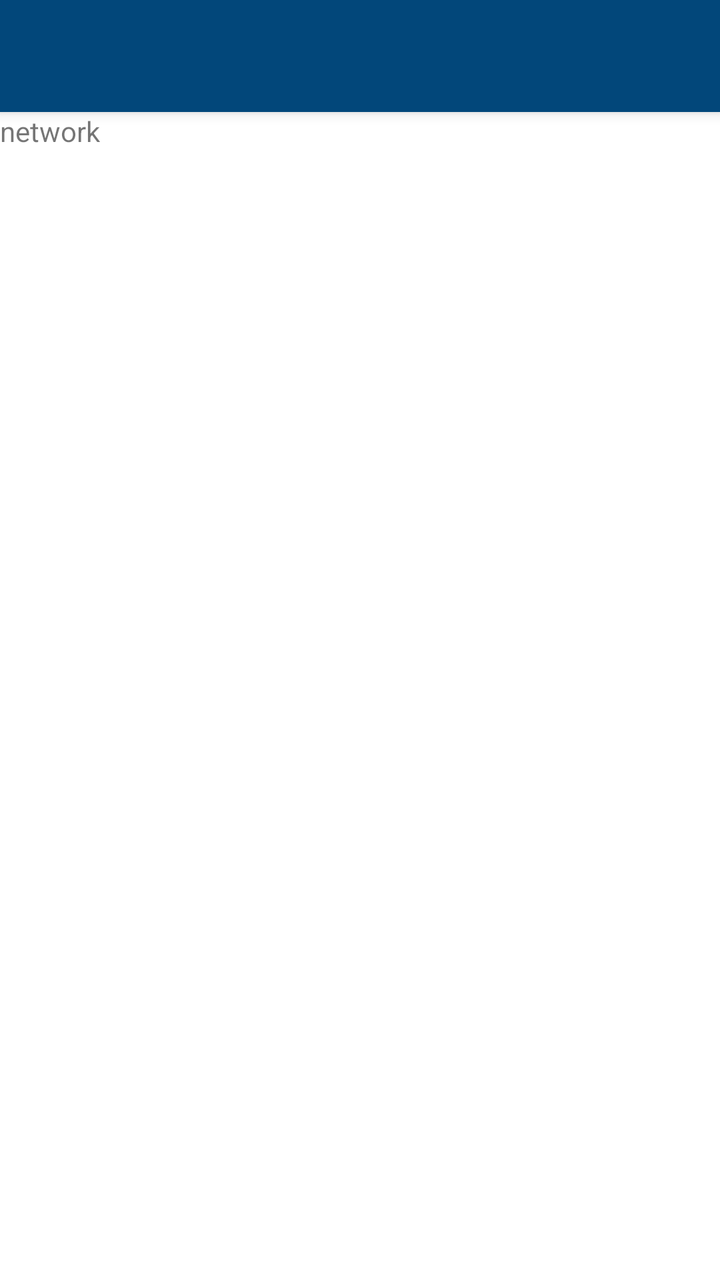
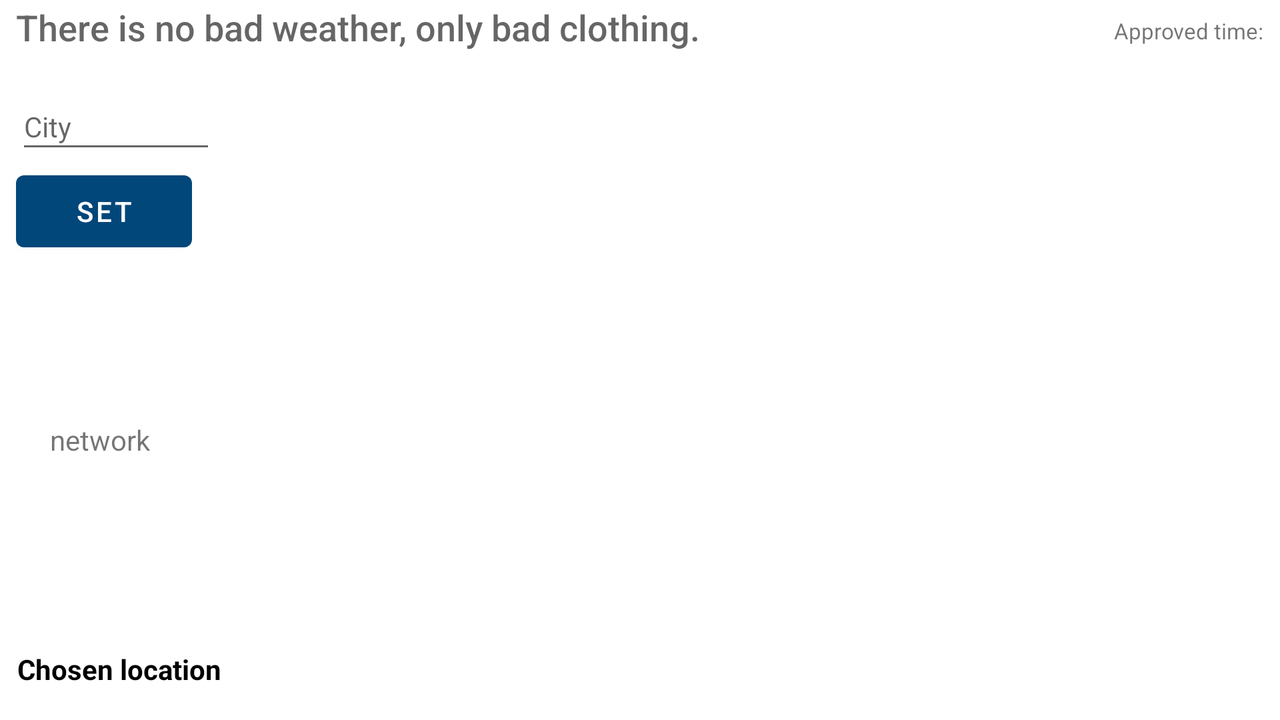

First picture: res/layout/ on a phone held upright. Second picture: the repository's own variant of that layout, on a device whose configuration matches the variant's folder. Source for both follows.
<!-- AndroidManifest.xml: application theme Theme.Lab1 -->
<!-- res/layout/activity_main.xml -->
<?xml version="1.0" encoding="utf-8"?>
<androidx.drawerlayout.widget.DrawerLayout xmlns:android="http://schemas.android.com/apk/res/android"
    xmlns:app="http://schemas.android.com/apk/res-auto"
    xmlns:tools="http://schemas.android.com/tools"
    android:id="@+id/drawer_layout"
    android:layout_width="match_parent"
    android:layout_height="match_parent"
    tools:context=".ActivityHome"
    android:fitsSystemWindows="true">

    <com.google.android.material.navigation.NavigationView
        android:id="@+id/nav_view"
        android:layout_width="wrap_content"
        android:layout_height="match_parent"
        android:layout_gravity="start"
        app:headerLayout="@layout/menu_header"
        app:menu="@menu/menu" />

    <LinearLayout
        android:layout_width="match_parent"
        android:layout_height="0dp"
        app:layout_constraintTop_toTopOf="parent"
        android:orientation="vertical">

        <include
            android:id="@+id/toolbar_layout"
            layout="@layout/toolbar"
            android:layout_width="match_parent"
            android:layout_height="wrap_content"/>

            <TextView
                android:id="@+id/netView"
                android:layout_width="wrap_content"
                android:layout_height="wrap_content"
                android:text="@string/network"
                app:layout_constraintTop_toBottomOf="@id/toolbar_layout"
                app:layout_constraintEnd_toEndOf="parent"
                app:layout_constraintStart_toStartOf="parent"/>


        <FrameLayout
            android:id="@+id/content_container"
            android:layout_width="match_parent"
            android:layout_height="match_parent" />

    </LinearLayout>


</androidx.drawerlayout.widget.DrawerLayout>
<!-- res/layout/menu_header.xml (included above) -->
<?xml version="1.0" encoding="utf-8"?>
<androidx.constraintlayout.widget.ConstraintLayout xmlns:android="http://schemas.android.com/apk/res/android"
    android:layout_width="match_parent"
    android:layout_height="240dp"
    android:orientation="vertical"
    android:background="@drawable/side_bar_image"
    android:gravity="bottom">

</androidx.constraintlayout.widget.ConstraintLayout>
<!-- res/layout/toolbar.xml (included above) -->
<?xml version="1.0" encoding="utf-8"?>
<androidx.appcompat.widget.Toolbar xmlns:android="http://schemas.android.com/apk/res/android"
    android:layout_width="match_parent"
    android:layout_height="wrap_content"
    xmlns:app="http://schemas.android.com/apk/res-auto"
    android:background="?colorPrimary"
    android:elevation="4dp"
    app:navigationIcon="@drawable/ic_baseline_menu_24">

</androidx.appcompat.widget.Toolbar>
<!-- resources referenced by this layout -->
<resources>
  <!-- drawable side_bar_image (drawable) -->
  <?xml version="1.0" encoding="utf-8"?>
  <layer-list xmlns:android="http://schemas.android.com/apk/res/android" >
      <item>
          <shape
              android:shape="rectangle"
              android:padding="10dp">
              <solid android:color="@color/blue_zodiac" />
              <corners
                  android:bottomRightRadius="5dp"
                  android:bottomLeftRadius="5dp"
                  android:topLeftRadius="5dp"
                  android:topRightRadius="5dp" />
          </shape>
      </item>
      <item
          android:drawable="@drawable/day_1"
          android:top="50dp"
          android:bottom="50dp"
          android:right="50dp"
          android:left="50dp"/>
  </layer-list>
  <string name="network">network</string>
  <style name="Theme.Lab1" parent="Theme.MaterialComponents.DayNight.NoActionBar">
          
          <item name="colorPrimary">@color/regal_blue</item>
          <item name="colorPrimaryVariant">@color/outer_space</item>
          <item name="colorOnPrimary">@color/rose_white</item>
          
          <item name="colorSecondary">@color/matisse</item>
          <item name="colorSecondaryVariant">@color/blue_zodiac</item>
          <item name="colorOnSecondary">@color/outer_space</item>
          
          <item name="android:statusBarColor" tools:targetApi="l">?attr/colorPrimaryVariant</item>
          
          <item name="windowActionBar">false</item>
          <item name="windowNoTitle">true</item>
      </style>
  <color name="blue_zodiac">#0E2E4A</color>
  <color name="regal_blue">#02477A</color>
  <color name="outer_space">#1A211F</color>
  <color name="rose_white">#FFFEFE</color>
  <color name="matisse">#1C4C90</color>
</resources>
<!-- res/layout-land/activity_main.xml (the repository's variant of the layout above) -->
<!-- drawn on the phone turned sideways -->
<?xml version="1.0" encoding="utf-8"?>
<androidx.constraintlayout.widget.ConstraintLayout xmlns:android="http://schemas.android.com/apk/res/android"
    xmlns:app="http://schemas.android.com/apk/res-auto"
    xmlns:tools="http://schemas.android.com/tools"
    android:id="@+id/constraintLayout"
    android:layout_width="match_parent"
    android:layout_height="match_parent"
    tools:context=".MainActivity">

    <TextView
        android:id="@+id/approvedtime_view"
        android:layout_width="wrap_content"
        android:layout_height="wrap_content"
        android:layout_marginTop="8dp"
        android:layout_marginEnd="8dp"
        android:layout_marginBottom="8dp"
        android:text="@string/approvedTime"
        android:textSize="11sp"
        app:layout_constraintBottom_toTopOf="@+id/recycler_view"
        app:layout_constraintEnd_toEndOf="parent"
        app:layout_constraintTop_toTopOf="parent" />

    <TextView
        android:id="@+id/message_view"
        android:layout_width="wrap_content"
        android:layout_height="wrap_content"
        android:layout_marginStart="8dp"
        android:text="@string/header"
        android:textAppearance="@android:style/TextAppearance.DeviceDefault.Medium"
        app:layout_constraintBottom_toTopOf="@+id/recycler_view"
        app:layout_constraintStart_toStartOf="parent"
        app:layout_constraintTop_toTopOf="parent" />


    <AutoCompleteTextView
        android:id="@+id/editText_city_input"
        android:layout_width="100dp"
        android:layout_height="40dp"
        android:layout_marginStart="8dp"
        android:layout_marginTop="16dp"
        android:ems="10"
        android:hint="@string/input_city_hint"
        android:inputType="textPersonName"

        android:textAppearance="@style/TextAppearance.AppCompat.Small"
        app:layout_constraintStart_toStartOf="parent"
        app:layout_constraintTop_toBottomOf="@+id/message_view" />

    <TextView
        android:id="@+id/textView_loc"
        android:layout_width="wrap_content"
        android:layout_height="wrap_content"
        android:layout_marginStart="8dp"
        android:layout_marginEnd="1dp"
        android:layout_marginBottom="16dp"
        android:text="@string/textView_loc"
        android:textAlignment="viewStart"
        android:textColor="@android:color/black"
        android:textStyle="bold"
        app:layout_constraintBottom_toBottomOf="parent"
        app:layout_constraintEnd_toStartOf="@+id/recycler_view"
        app:layout_constraintStart_toStartOf="parent" />

    <androidx.recyclerview.widget.RecyclerView
        android:id="@+id/recycler_view"
        android:layout_width="0dp"
        android:layout_height="0dp"
        android:layout_margin="4dp"
        app:layout_constraintBottom_toBottomOf="parent"
        app:layout_constraintEnd_toEndOf="parent"
        app:layout_constraintStart_toEndOf="@+id/editText_city_input"
        app:layout_constraintTop_toBottomOf="@+id/message_view" />


    <TextView
        android:id="@+id/netView"
        android:layout_width="wrap_content"
        android:layout_height="18dp"

        android:layout_marginStart="16dp"
        android:layout_marginEnd="28dp"
        android:layout_marginBottom="16dp"
        android:text="@string/network"
        app:layout_constraintBottom_toTopOf="@+id/textView_loc"
        app:layout_constraintEnd_toStartOf="@+id/recycler_view"
        app:layout_constraintStart_toStartOf="parent"
        app:layout_constraintTop_toBottomOf="@+id/set" />

    <Button
        android:id="@+id/set"
        android:layout_width="wrap_content"
        android:layout_height="wrap_content"
        android:layout_marginStart="8dp"
        android:onClick="onSet"
        android:text="@string/set"

        app:layout_constraintStart_toStartOf="parent"
        app:layout_constraintTop_toBottomOf="@+id/editText_city_input" />


</androidx.constraintlayout.widget.ConstraintLayout>
<!-- resources referenced by the variant -->
<!-- as the phone turned sideways resolves them -->
<resources>
  <string name="approvedTime">Approved time: </string>
  <string name="header">There is no bad weather, only bad clothing.</string>
  <string name="input_city_hint">City</string>
  <string name="network">network</string>
  <string name="set">SET</string>
  <string name="textView_loc">Chosen location</string>
  <style name="Theme.Lab1" parent="Theme.MaterialComponents.DayNight.NoActionBar">
          
          <item name="colorPrimary">@color/regal_blue</item>
          <item name="colorPrimaryVariant">@color/outer_space</item>
          <item name="colorOnPrimary">@color/rose_white</item>
          
          <item name="colorSecondary">@color/matisse</item>
          <item name="colorSecondaryVariant">@color/blue_zodiac</item>
          <item name="colorOnSecondary">@color/outer_space</item>
          
          <item name="android:statusBarColor" tools:targetApi="l">?attr/colorPrimaryVariant</item>
          
          <item name="windowActionBar">false</item>
          <item name="windowNoTitle">true</item>
      </style>
  <color name="regal_blue">#02477A</color>
  <color name="outer_space">#1A211F</color>
  <color name="rose_white">#FFFEFE</color>
  <color name="matisse">#1C4C90</color>
  <color name="blue_zodiac">#0E2E4A</color>
</resources>
